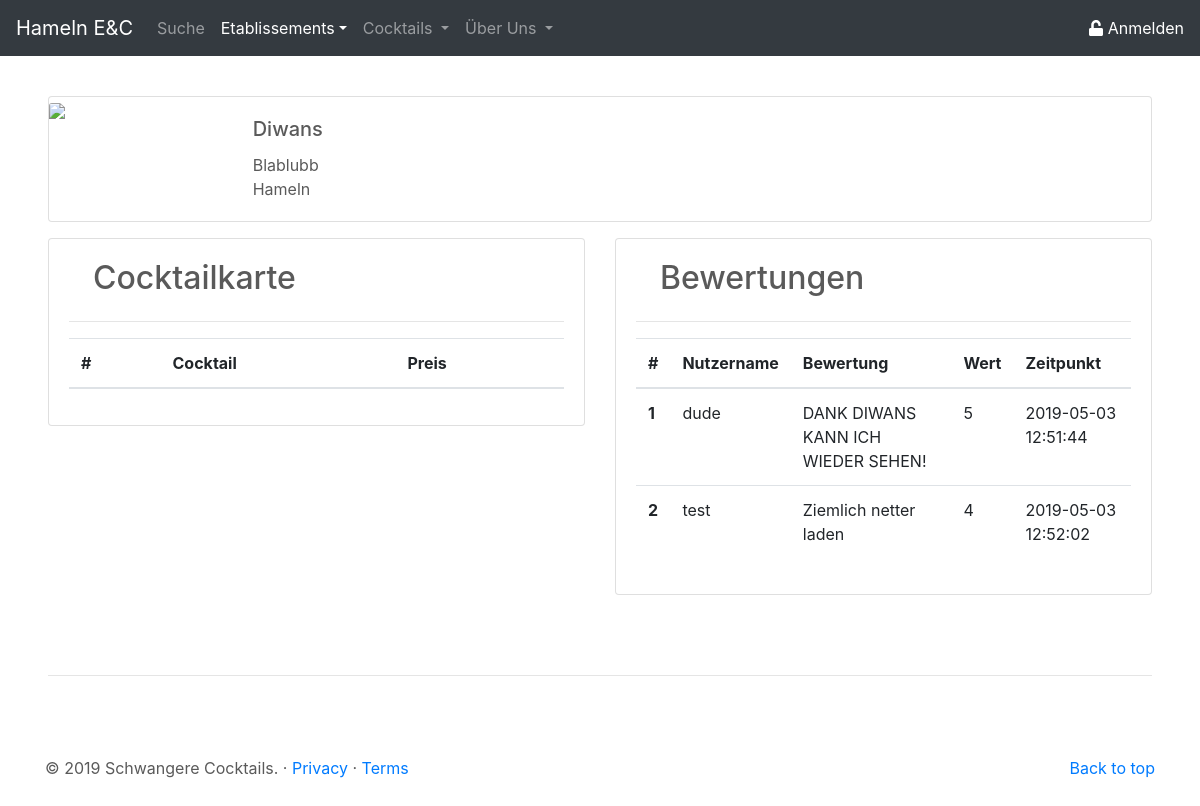
Page /site/etablissement_details.php?eta_id=3 on the committed database.
### tables this page shows
CREATE TABLE `etablissement` (
  `id` int(11) NOT NULL,
  `name` varchar(50) NOT NULL,
  `ort` varchar(50) NOT NULL,
  `anschrift` varchar(50) NOT NULL,
  `verifiziert` tinyint(1) NOT NULL DEFAULT '0',
  `img` longblob NOT NULL
);

CREATE TABLE `bewertung_etablissement` (
  `id` int(11) NOT NULL,
  `user_id` int(11) NOT NULL,
  `timestamp` timestamp NOT NULL DEFAULT CURRENT_TIMESTAMP ON UPDATE CURRENT_TIMESTAMP,
  `eta_id` int(11) NOT NULL,
  `text` text NOT NULL,
  `wert` enum('1','2','3','4','5') NOT NULL
);

CREATE TABLE `user` (
  `id` int(11) NOT NULL,
  `email` varchar(255) NOT NULL,
  `passwort` varchar(255) NOT NULL,
  `username` varchar(255) NOT NULL,
  `vorname` varchar(50) DEFAULT NULL,
  `nachname` varchar(50) DEFAULT NULL,
  `age` tinyint(3) DEFAULT NULL,
  `beruf` varchar(50) DEFAULT NULL,
  `created_at` timestamp NOT NULL DEFAULT CURRENT_TIMESTAMP,
  `updated_at` timestamp NULL DEFAULT NULL
);

### site/etablissement_details.php (the view, shortened to what this page needs)
<?php
$pdo = new PDO('mysql:host=localhost;dbname=dbprog', 'root', '');
$statement = $pdo->prepare("
					SELECT
						e.id,
						e.name,
						e.anschrift,
						e.ort,
						e.img
					FROM etablissement e
					WHERE e.id = :eta_id");
$result = $statement->execute(array('eta_id'=>$_GET['eta_id']));
$etaFetch = $statement->fetch();
$statement = $pdo->prepare("
					SELECT
						u.username,
						be.text,
						be.wert,
						be.timestamp
					FROM bewertung_etablissement be
					JOIN user u ON
						be.user_id = u.id
					WHERE be.eta_id = :eta_id");
$result = $statement->execute(array('eta_id'=>$_GET['eta_id']));
$bewFetch = $statement->fetchAll();
?>
<!doctype html>
<html lang="de">
<head>
    <link rel="stylesheet" href="https://stackpath.bootstrapcdn.com/bootstrap/4.3.1/css/bootstrap.min.css">
    <link href="../css/csstoolbox.css" rel="stylesheet">
</head>
<body>
    <header>
        <?php
        include('../php/buildHeader.php');
        ?>
    </header>
    <main role="main">
        <div class="mt-5 ml-5 mr-5">
            <div class="card mb-3" width="100%" style="max-height: 360px;">
				<div class="row no-gutters">
					<div class="col-md-2">
						<?php
						if ($etaFetch[4] == null)
							echo '<img src="../res/placeholder_no_image.svg" class="card-img-top">';
						else
							echo '<img src="../php/get_img.php?eta_id=' . $etaFetch[0] . '" class="card-img-top">';
						?>
					</div>
					<div class="col-md-8">
						<div class="card-body">
							<h5 class="card-title"> <?php echo $etaFetch[1]; ?> </h5>
							<p class="card-text"> <?php echo $etaFetch[2] . '<br>' . $etaFetch[3]; ?> </p>
						</div>
					</div>
				</div>
			</div>
			<div class="row">
				<div class="col-6">
					<div class="card card-body">
						<h2 class="ml-4">Cocktailkarte</h2>
						<hr>
						<?php echo '
						<table class="table">
							<thead>
								<tr>
									<th scope="col">#</th>
									<th scope="col">Cocktail</th>
									<th scope="col">Preis</th>
								</tr>
							</thead>
							<tbody>';
						echo '</tbody></table>';
						?>
					</div>
				</div>
				<div class="col-6">
					<div class="card card-body">
						<h2 class="ml-4">Bewertungen</h2>
						<hr>
						<?php echo '
						<table class="table">
							<thead>
								<tr>
									<th scope="col">#</th>
									<th scope="col">Nutzername</th>
									<th scope="col">Bewertung</th>
									<th scope="col">Wert</th>
									<th scope="col">Zeitpunkt</th>
								</tr>
							</thead>
							<tbody>';
						for ($i = 0; $i < count($bewFetch); $i++) {
							echo '<tr>';
							echo '<th scope="row">' . ($i + 1) . '</th>';
							echo '<td>' . $bewFetch[$i][0] . '</td>';
							echo '<td>' . $bewFetch[$i][1] . '</td>';
							echo '<td>' . $bewFetch[$i][2] . '</td>';
							echo '<td>' . $bewFetch[$i][3] . '</td>';
							echo '</tr>';
						}
						echo '</tbody></table>';
						?>
					</div>
				</div>
			</div>
        </div>
    </main>
    <hr class="ct-hr-divider ml-5 mr-5">
    <footer role="footer" class="container">
        <?php
        include('../php/buildFooter.php');
        ?>
    </footer>
</body>
</html>

### css/csstoolbox.css (style rules this page uses)
body { padding-top: 3rem; padding-bottom: 3rem; margin: auto; color: #5a5a5a; }
.ct-hr-divider { margin: 5rem; }

### rows in the picture
etablissement: name "Diwans", anschrift "Blablubb", ort "Hameln"
bewertung_etablissement: user.username "dude", text "DANK DIWANS KANN ICH WIEDER SEHEN!", wert "5", timestamp "2019-05-03 12:51:44"
bewertung_etablissement: user.username "test", text "Ziemlich netter laden", wert "4", timestamp "2019-05-03 12:52:02"
